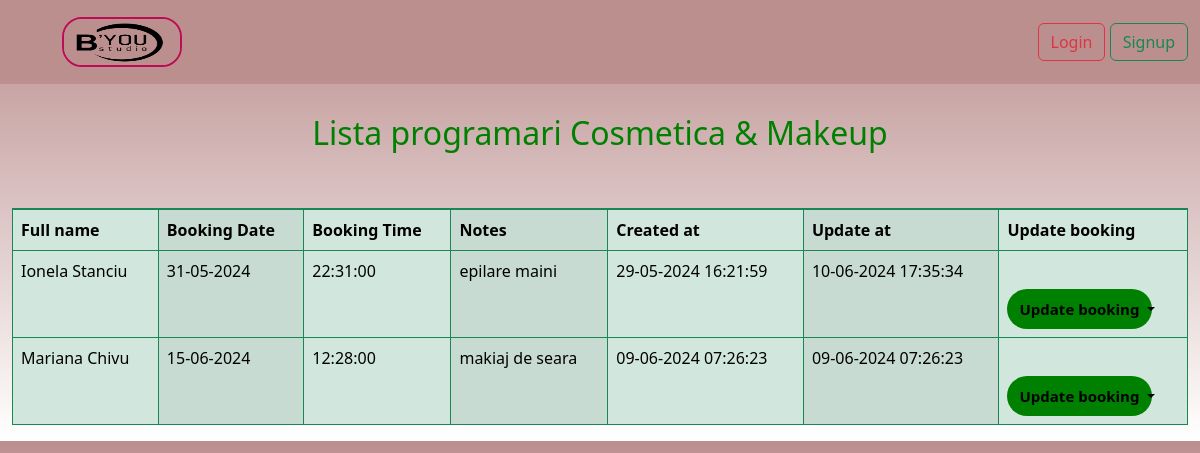
Screenshot of /list_cosmetica with the database file from the repository.
### cosmetica/models.py (models this page shows, shortened)
class Cosmetica(models.Model):
    full_name = models.CharField(max_length=40)
    booking_date = models.DateField()
    booking_time = models.TimeField()
    notes = models.TextField(max_length=400)
    created_at = models.DateTimeField(auto_now_add=True)
    updated_at = models.DateTimeField(auto_now=True)

### cosmetica/views.py (the view)
# urls.py: path('list_cosmetica', views.CosmeticaListView.as_view(), name='list_cosmetica'),
class CosmeticaListView(ListView):
    template_name = 'cosmetica/list_cosmetica.html'
    model = Cosmetica
    context_object_name = 'all_list_cosmetica'

### templates/cosmetica/list_cosmetica.html (shortened to what this page needs)
{% extends 'base.html' %}
{% load static %}
{% block content %}
    <div class="container-fluid backgroond">
        <div class="row">
            <div class="col-sm-12 col-md-4 offset-md-7 col-lg-12 offset-lg-0">
            <div class="text">
                <h2 class="text-center">Lista programari Cosmetica & Makeup</h2>
            </div>
            <br/> <br/>
                <table class="table table-success table-striped-columns
        table table-bordered border-success table-group-divider">
                    <thead>
                    <tr>
                        <th>Full name</th>
                        <th>Booking Date</th>
                        <th>Booking Time</th>
                        <th>Notes</th>
                        <th>Created at</th>
                        <th>Update at</th>
                        <th>Update booking</th>
                    </tr>
                    </thead>
                    <tbody>
                    {% for list in all_list_cosmetica %}
                        <tr>
                            <td>{{ list.full_name }}</td>
                            <td>{{ list.booking_date|date:"d-m-Y" }}</td>
                            <td>{{ list.booking_time|time:"H:i:s" }}</td>
                            <td>{{ list.notes }}</td>
                            <td>{{ list.created_at|date:"d-m-Y H:i:s" }}</td>
                            <td>{{ list.updated_at|date:"d-m-Y H:i:s" }}</td>
                            <td>
                                <div class="dropdown">
                                    <button class="btn btn-outline dropdown-toggle btn_cosmetica" type="button"
                                            data-bs-toggle="dropdown" aria-expanded="false">
                                        Update booking
                                    </button>
                                </div>
                            </td>
                        </tr>
                    {% endfor %}
                    </tbody>
                </table>
            </div>
        </div>
    </div>
{% endblock %}

### templates/base.html (style rules this page uses)
body { background: linear-gradient(rosybrown, white); }

### templates/cosmetica/list_cosmetica.html (style rules this page uses)
.btn_cosmetica { width: 145px; height: 40px; background: green; border: none; margin-top: 30px; font-size: 15px; font-weight: bolder; border-radius: 20px; cursor: pointer; color: black; transition: 0.4s; }
.text { color: green; margin-top: 30px; animation: text; animation-duration: 10s; transition: 1s; }

### rows the page displays
Cosmetica: full_name "Ionela Stanciu", booking_date "31-05-2024", booking_time "22:31:00", notes "epilare maini", created_at "29-05-2024 16:21:59", updated_at "10-06-2024 17:35:34"
Cosmetica: full_name "Mariana Chivu", booking_date "15-06-2024", booking_time "12:28:00", notes "makiaj de seara", created_at "09-06-2024 07:26:23", updated_at "09-06-2024 07:26:23"
